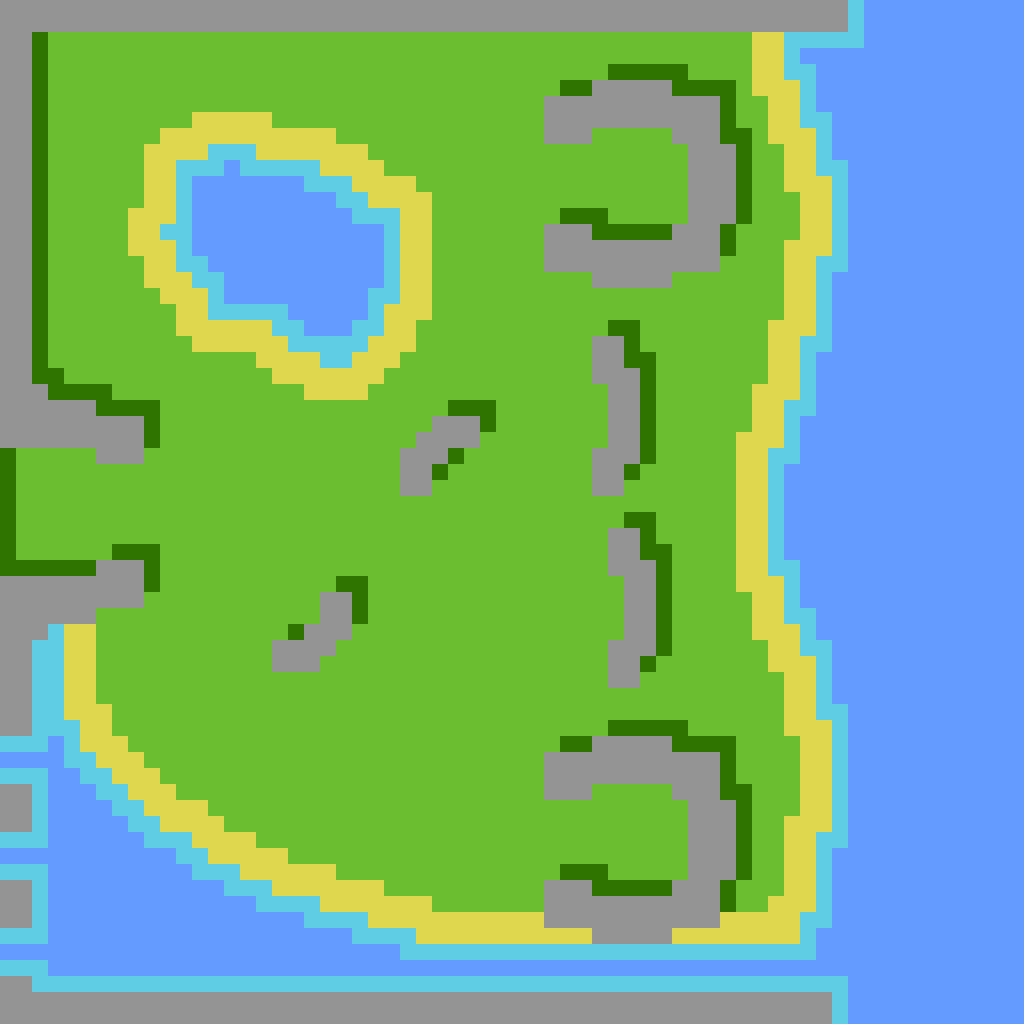

This game map was drawn from its Tiled (.tmx) file and the tilesets committed beside it. A one-line description and the trimmed map source follow:
An orthogonal 64x64 tile map with 16x16 px tiles, 2 tile layers (Floor_values, Floor), 2 tilesets.

<map version="1.4" tiledversion="1.4.2" orientation="orthogonal" renderorder="right-down" compressionlevel="0" width="64" height="64" tilewidth="16" tileheight="16" infinite="0" backgroundcolor="#696A79" nextlayerid="3" nextobjectid="1"><tileset firstgid="1" name="Whyareyouworkingnow" tilewidth="16" tileheight="16" tilecount="24" columns="4" objectalignment="topleft" margin="0" spacing="0"><image source="..\..\..\..\Images\Sprite-0001.png" width="64" height="96" /></tileset><tileset firstgid="25" name="Floor" tilewidth="16" tileheight="16" tilecount="3" columns="3" objectalignment="topleft"><image source="Floor.intgrid.png" width="48" height="16" /></tileset><layer id="1" name="Floor_values" width="64" height="64" opacity="1"><data>[4096 cells, 4096 non-empty, 3 distinct tile ids]</data></layer><layer id="2" name="Floor" width="64" height="64" opacity="1"><data>[4096 cells, 4096 non-empty, 6 distinct tile ids]</data></layer></map>